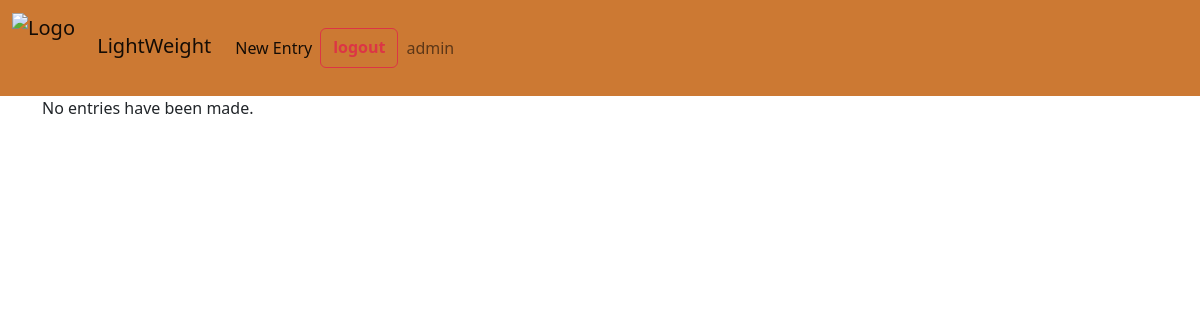
Page / (signed in) on the earlier database version.
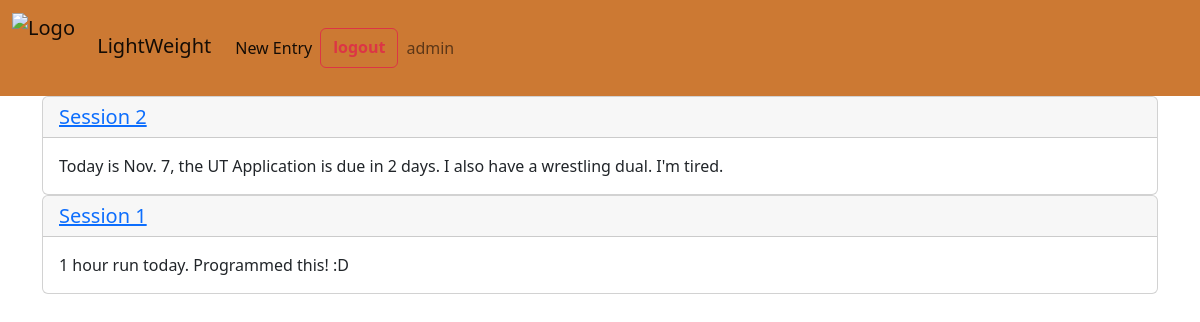
Same page on the later database version.
### item/models.py (models this page shows, shortened)
class Entry(models.Model):
    title = models.CharField(max_length = 100)
    routine = models.CharField(max_length = 400)
    date = models.DateField(datetime.date.today(),
                                default='null')

### log/views.py (the view)
# urls.py: 2. Add a URL to urlpatterns:  path('', views.home, name='home')
@login_required
def home(request):
    entries = Entry.objects.order_by('-pk')
    context = {'entries': entries}
    return render(request, "log/home.html", context)

### log/templates/log/home.html (shortened to what this page needs)
{% extends 'base.html' %}
{% block content %}
{% if entries %}
{% for entry in entries %}
    <div class="card">
        <h5 class="card-header"><a href="{% url 'detail' entry.id %}">{{entry.title}}</a></h5>
            <div class="card-body">
        <p class="card-text">{{entry.routine}}</p>
            </div>
    </div>
{% endfor %}
{% else %}
    <p>No entries have been made.</p>
{% endif %}
{% endblock %}

### log/templates/base.html (shortened to what this page needs)
{% load static %}
<!DOCTYPE html>
<html>
<head>
    <link rel="stylesheet" href="https://cdn.jsdelivr.net/npm/bootstrap@5.2.2/dist/css/bootstrap.min.css">
</head>
    <body>
        {% include 'icon.html' %}
        <div class="container">
            {% block content %}
            {% endblock %}
        </div>
    </body>
</html>

### log/templates/icon.html (shortened to what this page needs)
{% load static %}
<nav class="navbar navbar-expand-lg" style="background-color: #cc7933;">
  <div class="container-fluid">
    <a class="navbar-brand" href="{% url 'home' %}">
      <img src="{% static 'log/cow_man.png' %}" alt="Logo" width="80" height="70" class="d-inline-block align-text-center">
      LightWeight</a>
    <div class="collapse navbar-collapse" id="navbarNavAltMarkup">
      <div class="navbar-nav">
        <a class="nav-item nav-link active" href="{% url 'user' %}">New Entry</a>
        {% if user.is_authenticated %}
          <a class="btn btn-outline-danger my-2 my-sm-0" href="{% url 'logout' %}"><strong>logout</strong></a>
          <span class="nav-item nav-link">{{ user.username }}</span>
        {% else %}
        <a class="btn btn-outline-info my-2 my-sm-0" href="{% url 'signup' %}">signup</a>
        <a class="btn btn-outline-success my-2 my-sm-0" href="{% url 'login' %}">login</a>
        {% endif %}
      </div>
    </div>
  </div>
</nav>

Differences in the rows shown:
added Entry: title "Session 2", routine "Today is Nov. 7, the UT Application is due in 2 days. I also have a wrestling dual. I'm tired."
added Entry: title "Session 1", routine "1 hour run today. Programmed this! :D"
Other differences:
text no longer shown: "No entries have been made."
